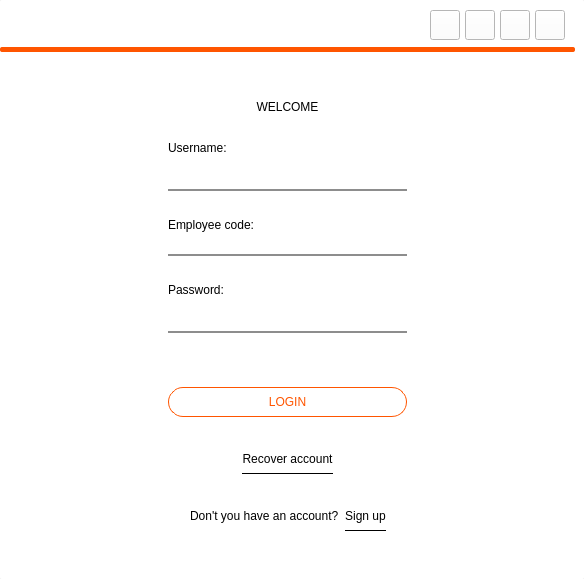
<?xml version="1.0" encoding="UTF-8"?>
<ui version="4.0">
 <class>MainWindow</class>
 <widget class="QMainWindow" name="MainWindow">
  <property name="geometry">
   <rect>
    <x>0</x>
    <y>0</y>
    <width>584</width>
    <height>579</height>
   </rect>
  </property>
  <property name="windowTitle">
   <string>MainWindow</string>
  </property>
  <widget class="QWidget" name="centralwidget">
   <layout class="QVBoxLayout" name="verticalLayout">
    <property name="spacing">
     <number>0</number>
    </property>
    <property name="leftMargin">
     <number>0</number>
    </property>
    <property name="topMargin">
     <number>0</number>
    </property>
    <property name="rightMargin">
     <number>0</number>
    </property>
    <property name="bottomMargin">
     <number>0</number>
    </property>
    <item>
     <widget class="QFrame" name="frame">
      <property name="styleSheet">
       <string notr="true">QFrame{
background-color: rgb(255, 255, 255);
border-radius: 2px;
}</string>
      </property>
      <property name="frameShape">
       <enum>QFrame::StyledPanel</enum>
      </property>
      <property name="frameShadow">
       <enum>QFrame::Raised</enum>
      </property>
      <layout class="QVBoxLayout" name="verticalLayout_2">
       <property name="leftMargin">
        <number>0</number>
       </property>
       <property name="topMargin">
        <number>9</number>
       </property>
       <item>
        <widget class="QFrame" name="frame_title">
         <property name="minimumSize">
          <size>
           <width>0</width>
           <height>32</height>
          </size>
         </property>
         <property name="maximumSize">
          <size>
           <width>16777215</width>
           <height>32</height>
          </size>
         </property>
         <property name="styleSheet">
          <string notr="true">QPushButton{
background-color: rgb(255, 255, 255);
}

QPushButton:hover{
background-color: rgb(255, 0, 0);
}

QLabel{
	color: rgb(0, 0, 0);
	font: 63 16pt &quot;Yu Gothic UI Semibold&quot;;
}</string>
         </property>
         <property name="frameShape">
          <enum>QFrame::StyledPanel</enum>
         </property>
         <property name="frameShadow">
          <enum>QFrame::Raised</enum>
         </property>
         <layout class="QHBoxLayout" name="horizontalLayout">
          <property name="spacing">
           <number>5</number>
          </property>
          <property name="leftMargin">
           <number>10</number>
          </property>
          <property name="topMargin">
           <number>0</number>
          </property>
          <property name="rightMargin">
           <number>10</number>
          </property>
          <property name="bottomMargin">
           <number>0</number>
          </property>
          <item>
           <widget class="QLabel" name="label">
            <property name="text">
             <string/>
            </property>
           </widget>
          </item>
          <item>
           <spacer name="horizontalSpacer">
            <property name="orientation">
             <enum>Qt::Horizontal</enum>
            </property>
            <property name="sizeHint" stdset="0">
             <size>
              <width>276</width>
              <height>20</height>
             </size>
            </property>
           </spacer>
          </item>
          <item>
           <widget class="QPushButton" name="bt_minimize">
            <property name="minimumSize">
             <size>
              <width>30</width>
              <height>30</height>
             </size>
            </property>
            <property name="maximumSize">
             <size>
              <width>30</width>
              <height>30</height>
             </size>
            </property>
            <property name="cursor">
             <cursorShape>PointingHandCursor</cursorShape>
            </property>
            <property name="styleSheet">
             <string notr="true">QPushButton{
background-color: rgb(255, 255, 255);
}

QPushButton:hover{
background-color: rgb(200, 200, 200);
}
</string>
            </property>
            <property name="text">
             <string/>
            </property>
            <property name="icon">
             <iconset>
              <normaloff>imagenes/minus.svg</normaloff>imagenes/minus.svg</iconset>
            </property>
            <property name="iconSize">
             <size>
              <width>38</width>
              <height>38</height>
             </size>
            </property>
           </widget>
          </item>
          <item>
           <widget class="QPushButton" name="bt_maximize">
            <property name="minimumSize">
             <size>
              <width>30</width>
              <height>30</height>
             </size>
            </property>
            <property name="maximumSize">
             <size>
              <width>30</width>
              <height>30</height>
             </size>
            </property>
            <property name="cursor">
             <cursorShape>PointingHandCursor</cursorShape>
            </property>
            <property name="styleSheet">
             <string notr="true">QPushButton{
background-color: rgb(255, 255, 255);
}

QPushButton:hover{
background-color: rgb(200, 200, 200);
}
</string>
            </property>
            <property name="text">
             <string/>
            </property>
            <property name="icon">
             <iconset>
              <normaloff>imagenes/chevron-up.svg</normaloff>imagenes/chevron-up.svg</iconset>
            </property>
            <property name="iconSize">
             <size>
              <width>38</width>
              <height>38</height>
             </size>
            </property>
           </widget>
          </item>
          <item>
           <widget class="QPushButton" name="bt_normal">
            <property name="minimumSize">
             <size>
              <width>30</width>
              <height>30</height>
             </size>
            </property>
            <property name="maximumSize">
             <size>
              <width>30</width>
              <height>30</height>
             </size>
            </property>
            <property name="cursor">
             <cursorShape>PointingHandCursor</cursorShape>
            </property>
            <property name="styleSheet">
             <string notr="true">QPushButton{
background-color: rgb(255, 255, 255);
}

QPushButton:hover{
background-color: rgb(200, 200, 200);
}</string>
            </property>
            <property name="text">
             <string/>
            </property>
            <property name="icon">
             <iconset>
              <normaloff>imagenes/chevron-down.svg</normaloff>imagenes/chevron-down.svg</iconset>
            </property>
            <property name="iconSize">
             <size>
              <width>38</width>
              <height>38</height>
             </size>
            </property>
           </widget>
          </item>
          <item>
           <widget class="QPushButton" name="bt_close">
            <property name="minimumSize">
             <size>
              <width>30</width>
              <height>30</height>
             </size>
            </property>
            <property name="maximumSize">
             <size>
              <width>30</width>
              <height>30</height>
             </size>
            </property>
            <property name="cursor">
             <cursorShape>PointingHandCursor</cursorShape>
            </property>
            <property name="text">
             <string/>
            </property>
            <property name="icon">
             <iconset>
              <normaloff>imagenes/x.svg</normaloff>imagenes/x.svg</iconset>
            </property>
            <property name="iconSize">
             <size>
              <width>38</width>
              <height>38</height>
             </size>
            </property>
           </widget>
          </item>
         </layout>
        </widget>
       </item>
       <item>
        <widget class="QFrame" name="frame_middle">
         <property name="maximumSize">
          <size>
           <width>16777215</width>
           <height>5</height>
          </size>
         </property>
         <property name="styleSheet">
          <string notr="true">QFrame{
background-color: rgb(255, 85, 0);
}</string>
         </property>
         <property name="frameShape">
          <enum>QFrame::StyledPanel</enum>
         </property>
         <property name="frameShadow">
          <enum>QFrame::Raised</enum>
         </property>
         <layout class="QVBoxLayout" name="verticalLayout_5">
          <item>
           <widget class="QLabel" name="label_4">
            <property name="maximumSize">
             <size>
              <width>0</width>
              <height>0</height>
             </size>
            </property>
            <property name="text">
             <string/>
            </property>
           </widget>
          </item>
         </layout>
        </widget>
       </item>
       <item>
        <widget class="QFrame" name="frame_content">
         <property name="styleSheet">
          <string notr="true">QLabel{
background-color: rgb(255, 255, 255);
	font: 75 18pt &quot;Leelawadee UI&quot;;
color: rgb(0, 0, 0);
}

QPushButton{
background-color: rgb(255, 255, 255);
border-radius: 15px;
border: 1px solid rgb(255, 85, 0);
	font: 14pt &quot;Segoe UI Historic&quot;;
	color: rgb(255, 85, 0);
}

QPushButton:hover{
background-color: rgb(255, 85, 0);
border-radius: 15px;
border: 1px solid rgb(255, 85, 0);
	font: 14pt &quot;Segoe UI Historic&quot;;
	color: rgb(255, 255, 255);
}

QPushButton:pressed{
background-color: rgb(230, 76, 0);
border-radius: 15px;
border: 1px solid rgb(255, 85, 0);
	font: 14pt &quot;Segoe UI Historic&quot;;
	color: rgb(255, 255, 255);
}



QLineEdit{
background-color: rgb(255, 255, 255);
border: 0px;
	font: 12pt &quot;Times New Roman&quot;;
	color: rgb(0, 0, 0);
border-bottom: 2px solid rgb(141, 141, 141);
}

QLineEdit:hover{
background-color: rgb(200, 200, 200);
border: 0px;
	font: 12pt &quot;Times New Roman&quot;;
	color: rgb(0, 0, 0);
border-bottom: 2px solid rgb(141, 141, 141);
}
QLineEdit:focus{
background-color: rgb(220, 220, 220);
border: 0px;
	font: 12pt &quot;Times New Roman&quot;;
	color: rgb(0, 0, 0);
border-bottom: 2px solid rgb(141, 141, 141);
}

</string>
         </property>
         <property name="frameShape">
          <enum>QFrame::StyledPanel</enum>
         </property>
         <property name="frameShadow">
          <enum>QFrame::Raised</enum>
         </property>
         <layout class="QHBoxLayout" name="horizontalLayout_2">
          <item>
           <spacer name="horizontalSpacer_2">
            <property name="orientation">
             <enum>Qt::Horizontal</enum>
            </property>
            <property name="sizeHint" stdset="0">
             <size>
              <width>187</width>
              <height>20</height>
             </size>
            </property>
           </spacer>
          </item>
          <item>
           <layout class="QVBoxLayout" name="verticalLayout_4" stretch="1,20">
            <item>
             <spacer name="verticalSpacer">
              <property name="orientation">
               <enum>Qt::Vertical</enum>
              </property>
              <property name="sizeHint" stdset="0">
               <size>
                <width>184</width>
                <height>13</height>
               </size>
              </property>
             </spacer>
            </item>
            <item>
             <widget class="QFrame" name="frame_2">
              <property name="maximumSize">
               <size>
                <width>600</width>
                <height>800</height>
               </size>
              </property>
              <property name="frameShape">
               <enum>QFrame::StyledPanel</enum>
              </property>
              <property name="frameShadow">
               <enum>QFrame::Raised</enum>
              </property>
              <layout class="QVBoxLayout" name="verticalLayout_3">
               <item>
                <widget class="QLabel" name="label_5">
                 <property name="text">
                  <string>WELCOME</string>
                 </property>
                 <property name="alignment">
                  <set>Qt::AlignCenter</set>
                 </property>
                </widget>
               </item>
               <item>
                <spacer name="verticalSpacer_5">
                 <property name="orientation">
                  <enum>Qt::Vertical</enum>
                 </property>
                 <property name="sizeHint" stdset="0">
                  <size>
                   <width>20</width>
                   <height>40</height>
                  </size>
                 </property>
                </spacer>
               </item>
               <item>
                <widget class="QLabel" name="label_2">
                 <property name="styleSheet">
                  <string notr="true">QLabel{
background-color: rgb(255, 255, 255);
	font: 75 10pt &quot;Leelawadee UI&quot;;
color: rgb(0, 0, 0);
}</string>
                 </property>
                 <property name="text">
                  <string>Username:</string>
                 </property>
                </widget>
               </item>
               <item>
                <widget class="QLineEdit" name="in_username">
                 <property name="minimumSize">
                  <size>
                   <width>0</width>
                   <height>30</height>
                  </size>
                 </property>
                 <property name="placeholderText">
                  <string/>
                 </property>
                </widget>
               </item>
               <item>
                <spacer name="verticalSpacer_3">
                 <property name="orientation">
                  <enum>Qt::Vertical</enum>
                 </property>
                 <property name="sizeHint" stdset="0">
                  <size>
                   <width>20</width>
                   <height>40</height>
                  </size>
                 </property>
                </spacer>
               </item>
               <item>
                <widget class="QLabel" name="label_7">
                 <property name="styleSheet">
                  <string notr="true">QLabel{
background-color: rgb(255, 255, 255);
	font: 75 10pt &quot;Leelawadee UI&quot;;
color: rgb(0, 0, 0);
}</string>
                 </property>
                 <property name="text">
                  <string>Employee code:</string>
                 </property>
                </widget>
               </item>
               <item>
                <widget class="QLineEdit" name="in_employee_code"/>
               </item>
               <item>
                <spacer name="verticalSpacer_6">
                 <property name="orientation">
                  <enum>Qt::Vertical</enum>
                 </property>
                 <property name="sizeHint" stdset="0">
                  <size>
                   <width>20</width>
                   <height>40</height>
                  </size>
                 </property>
                </spacer>
               </item>
               <item>
                <widget class="QLabel" name="label_3">
                 <property name="styleSheet">
                  <string notr="true">QLabel{
background-color: rgb(255, 255, 255);
	font: 75 10pt &quot;Leelawadee UI&quot;;
color: rgb(0, 0, 0);
}</string>
                 </property>
                 <property name="text">
                  <string>Password:</string>
                 </property>
                </widget>
               </item>
               <item>
                <widget class="QLineEdit" name="in_password">
                 <property name="minimumSize">
                  <size>
                   <width>0</width>
                   <height>30</height>
                  </size>
                 </property>
                 <property name="echoMode">
                  <enum>QLineEdit::Password</enum>
                 </property>
                 <property name="placeholderText">
                  <string/>
                 </property>
                </widget>
               </item>
               <item>
                <widget class="QLabel" name="label_message">
                 <property name="minimumSize">
                  <size>
                   <width>0</width>
                   <height>20</height>
                  </size>
                 </property>
                 <property name="styleSheet">
                  <string notr="true">QLabel{
font: italic 10pt &quot;Arial&quot;;
	color: rgb(220, 0, 0);
background-color: rgb(255, 255, 255);
}</string>
                 </property>
                 <property name="text">
                  <string/>
                 </property>
                 <property name="alignment">
                  <set>Qt::AlignCenter</set>
                 </property>
                </widget>
               </item>
               <item>
                <spacer name="verticalSpacer_4">
                 <property name="orientation">
                  <enum>Qt::Vertical</enum>
                 </property>
                 <property name="sizeHint" stdset="0">
                  <size>
                   <width>20</width>
                   <height>40</height>
                  </size>
                 </property>
                </spacer>
               </item>
               <item>
                <widget class="QPushButton" name="bt_login">
                 <property name="minimumSize">
                  <size>
                   <width>0</width>
                   <height>30</height>
                  </size>
                 </property>
                 <property name="maximumSize">
                  <size>
                   <width>16777215</width>
                   <height>16777215</height>
                  </size>
                 </property>
                 <property name="cursor">
                  <cursorShape>PointingHandCursor</cursorShape>
                 </property>
                 <property name="text">
                  <string>LOGIN</string>
                 </property>
                </widget>
               </item>
               <item>
                <spacer name="verticalSpacer_28">
                 <property name="orientation">
                  <enum>Qt::Vertical</enum>
                 </property>
                 <property name="sizeHint" stdset="0">
                  <size>
                   <width>20</width>
                   <height>40</height>
                  </size>
                 </property>
                </spacer>
               </item>
               <item>
                <layout class="QHBoxLayout" name="horizontalLayout_4" stretch="1,1,1">
                 <item>
                  <spacer name="horizontalSpacer_6">
                   <property name="orientation">
                    <enum>Qt::Horizontal</enum>
                   </property>
                   <property name="sizeHint" stdset="0">
                    <size>
                     <width>40</width>
                     <height>20</height>
                    </size>
                   </property>
                  </spacer>
                 </item>
                 <item>
                  <widget class="QPushButton" name="bt_recover">
                   <property name="minimumSize">
                    <size>
                     <width>0</width>
                     <height>30</height>
                    </size>
                   </property>
                   <property name="maximumSize">
                    <size>
                     <width>120</width>
                     <height>30</height>
                    </size>
                   </property>
                   <property name="cursor">
                    <cursorShape>PointingHandCursor</cursorShape>
                   </property>
                   <property name="styleSheet">
                    <string notr="true">QPushButton{
border-radius: None;
font: 12pt &quot;Arial&quot;;
color: rgb(0, 0, 0);
border: None;
border-bottom: 1px solid black;
background-color: None;
}

QPushButton:hover{
border-radius: None;
font: 12pt &quot;Arial&quot;;
color: rgb(255, 85, 0);
border: None;
border-bottom: 1px solid rgb(255, 85, 0);
background-color: None;
}

QPushButton:pressed{
border-radius: None;
font: 12pt &quot;Arial&quot;;
color: rgb(255, 255, 255);
border: None;
border-bottom: 1px solid rgb(255, 255, 255);
background-color: None;
}</string>
                   </property>
                   <property name="text">
                    <string>Recover account</string>
                   </property>
                  </widget>
                 </item>
                 <item>
                  <spacer name="horizontalSpacer_7">
                   <property name="orientation">
                    <enum>Qt::Horizontal</enum>
                   </property>
                   <property name="sizeHint" stdset="0">
                    <size>
                     <width>40</width>
                     <height>20</height>
                    </size>
                   </property>
                  </spacer>
                 </item>
                </layout>
               </item>
               <item>
                <spacer name="verticalSpacer_2">
                 <property name="orientation">
                  <enum>Qt::Vertical</enum>
                 </property>
                 <property name="sizeHint" stdset="0">
                  <size>
                   <width>20</width>
                   <height>40</height>
                  </size>
                 </property>
                </spacer>
               </item>
               <item>
                <layout class="QHBoxLayout" name="horizontalLayout_3" stretch="1,1,1,1">
                 <item>
                  <spacer name="horizontalSpacer_5">
                   <property name="orientation">
                    <enum>Qt::Horizontal</enum>
                   </property>
                   <property name="sizeHint" stdset="0">
                    <size>
                     <width>40</width>
                     <height>20</height>
                    </size>
                   </property>
                  </spacer>
                 </item>
                 <item>
                  <widget class="QLabel" name="label_6">
                   <property name="styleSheet">
                    <string notr="true">QLabel{
background-color: rgb(255, 255, 255);
	font: 75 10pt &quot;Leelawadee UI&quot;;
color: rgb(0, 0, 0);
}</string>
                   </property>
                   <property name="text">
                    <string>Don't you have an account?</string>
                   </property>
                  </widget>
                 </item>
                 <item>
                  <widget class="QPushButton" name="bt_register">
                   <property name="minimumSize">
                    <size>
                     <width>0</width>
                     <height>30</height>
                    </size>
                   </property>
                   <property name="maximumSize">
                    <size>
                     <width>60</width>
                     <height>30</height>
                    </size>
                   </property>
                   <property name="cursor">
                    <cursorShape>PointingHandCursor</cursorShape>
                   </property>
                   <property name="styleSheet">
                    <string notr="true">QPushButton{
border-radius: None;
font: 12pt &quot;Arial&quot;;
color: rgb(0, 0, 0);
border: None;
border-bottom: 1px solid black;
background-color: None;
}

QPushButton:hover{
border-radius: None;
font: 12pt &quot;Arial&quot;;
color: rgb(255, 85, 0);
border: None;
border-bottom: 1px solid rgb(255, 85, 0);
background-color: None;
}

QPushButton:pressed{
border-radius: None;
font: 12pt &quot;Arial&quot;;
color: rgb(255, 255, 255);
border: None;
border-bottom: 1px solid rgb(255, 255, 255);
background-color: None;
}</string>
                   </property>
                   <property name="text">
                    <string>Sign up</string>
                   </property>
                  </widget>
                 </item>
                 <item>
                  <spacer name="horizontalSpacer_4">
                   <property name="orientation">
                    <enum>Qt::Horizontal</enum>
                   </property>
                   <property name="sizeHint" stdset="0">
                    <size>
                     <width>40</width>
                     <height>20</height>
                    </size>
                   </property>
                  </spacer>
                 </item>
                </layout>
               </item>
               <item>
                <spacer name="verticalSpacer_29">
                 <property name="orientation">
                  <enum>Qt::Vertical</enum>
                 </property>
                 <property name="sizeHint" stdset="0">
                  <size>
                   <width>20</width>
                   <height>40</height>
                  </size>
                 </property>
                </spacer>
               </item>
              </layout>
             </widget>
            </item>
           </layout>
          </item>
          <item>
           <spacer name="horizontalSpacer_3">
            <property name="orientation">
             <enum>Qt::Horizontal</enum>
            </property>
            <property name="sizeHint" stdset="0">
             <size>
              <width>187</width>
              <height>20</height>
             </size>
            </property>
           </spacer>
          </item>
         </layout>
        </widget>
       </item>
      </layout>
     </widget>
    </item>
   </layout>
  </widget>
 </widget>
 <resources/>
 <connections/>
</ui>
